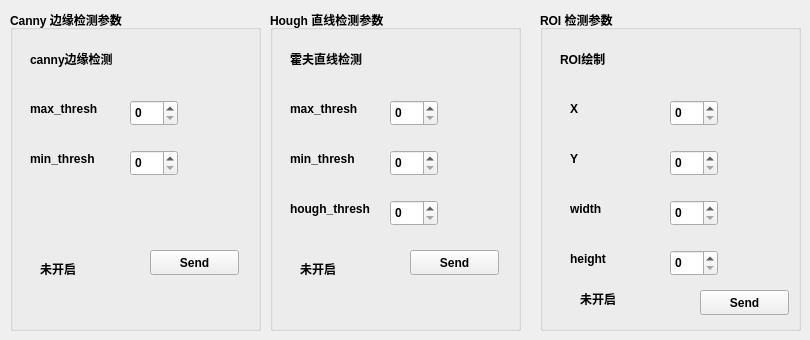
                 <widget class="QWidget" name="tab">
                  <attribute name="title">
                   <string>机器视觉处理</string>
                  </attribute>
                  <widget class="QWidget" name="verticalLayoutWidget">
                   <property name="geometry">
                    <rect>
                     <x>10</x>
                     <y>10</y>
                     <width>251</width>
                     <height>321</height>
                    </rect>
                   </property>
                   <layout class="QVBoxLayout" name="verticalLayout_5">
                    <item>
                     <widget class="QGroupBox" name="groupBox_4">
                      <property name="font">
                       <font>
                        <weight>75</weight>
                        <bold>true</bold>
                       </font>
                      </property>
                      <property name="title">
                       <string>Canny 边缘检测参数</string>
                      </property>
                      <widget class="QLabel" name="label_3">
                       <property name="geometry">
                        <rect>
                         <x>20</x>
                         <y>40</y>
                         <width>111</width>
                         <height>17</height>
                        </rect>
                       </property>
                       <property name="text">
                        <string>canny边缘检测</string>
                       </property>
                      </widget>
                      <widget class="QWidget" name="horizontalLayoutWidget_2">
                       <property name="geometry">
                        <rect>
                         <x>140</x>
                         <y>30</y>
                         <width>81</width>
                         <height>31</height>
                        </rect>
                       </property>
                       <layout class="QHBoxLayout" name="horizontalLayout_canny"/>
                      </widget>
                      <widget class="QPushButton" name="pushButton_canny">
                       <property name="geometry">
                        <rect>
                         <x>140</x>
                         <y>240</y>
                         <width>89</width>
                         <height>25</height>
                        </rect>
                       </property>
                       <property name="text">
                        <string>Send</string>
                       </property>
                      </widget>
                      <widget class="QSpinBox" name="spinBox_canny_max">
                       <property name="geometry">
                        <rect>
                         <x>120</x>
                         <y>90</y>
                         <width>48</width>
                         <height>26</height>
                        </rect>
                       </property>
                      </widget>
                      <widget class="QSpinBox" name="spinBox_canny_min">
                       <property name="geometry">
                        <rect>
                         <x>120</x>
                         <y>140</y>
                         <width>48</width>
                         <height>26</height>
                        </rect>
                       </property>
                      </widget>
                      <widget class="QLabel" name="label_4">
                       <property name="geometry">
                        <rect>
                         <x>20</x>
                         <y>90</y>
                         <width>91</width>
                         <height>17</height>
                        </rect>
                       </property>
                       <property name="text">
                        <string>max_thresh</string>
                       </property>
                      </widget>
                      <widget class="QLabel" name="label_6">
                       <property name="geometry">
                        <rect>
                         <x>20</x>
                         <y>140</y>
                         <width>101</width>
                         <height>17</height>
                        </rect>
                       </property>
                       <property name="text">
                        <string>min_thresh</string>
                       </property>
                      </widget>
                      <widget class="QLabel" name="label_canny_status">
                       <property name="geometry">
                        <rect>
                         <x>30</x>
                         <y>250</y>
                         <width>67</width>
                         <height>17</height>
                        </rect>
                       </property>
                       <property name="text">
                        <string>未开启</string>
                       </property>
                      </widget>
                     </widget>
                    </item>
                   </layout>
                  </widget>
                  <widget class="QWidget" name="horizontalLayoutWidget">
                   <property name="geometry">
                    <rect>
                     <x>270</x>
                     <y>10</y>
                     <width>251</width>
                     <height>321</height>
                    </rect>
                   </property>
                   <layout class="QHBoxLayout" name="horizontalLayout_2">
                    <item>
                     <widget class="QGroupBox" name="groupBox_3">
                      <property name="font">
                       <font>
                        <weight>75</weight>
                        <bold>true</bold>
                       </font>
                      </property>
                      <property name="title">
                       <string>Hough 直线检测参数</string>
                      </property>
                      <widget class="QLabel" name="label_5">
                       <property name="geometry">
                        <rect>
                         <x>20</x>
                         <y>40</y>
                         <width>91</width>
                         <height>17</height>
                        </rect>
                       </property>
                       <property name="text">
                        <string>霍夫直线检测</string>
                       </property>
                      </widget>
                      <widget class="QWidget" name="horizontalLayoutWidget_4">
                       <property name="geometry">
                        <rect>
                         <x>120</x>
                         <y>30</y>
                         <width>81</width>
                         <height>31</height>
                        </rect>
                       </property>
                       <layout class="QHBoxLayout" name="horizontalLayout_hough"/>
                      </widget>
                      <widget class="QPushButton" name="pushButton_hough">
                       <property name="geometry">
                        <rect>
                         <x>140</x>
                         <y>240</y>
                         <width>89</width>
                         <height>25</height>
                        </rect>
                       </property>
                       <property name="text">
                        <string>Send</string>
                       </property>
                      </widget>
                      <widget class="QLabel" name="label_11">
                       <property name="geometry">
                        <rect>
                         <x>20</x>
                         <y>140</y>
                         <width>101</width>
                         <height>17</height>
                        </rect>
                       </property>
                       <property name="text">
                        <string>min_thresh</string>
                       </property>
                      </widget>
                      <widget class="QLabel" name="label_7">
                       <property name="geometry">
                        <rect>
                         <x>20</x>
                         <y>90</y>
                         <width>91</width>
                         <height>17</height>
                        </rect>
                       </property>
                       <property name="text">
                        <string>max_thresh</string>
                       </property>
                      </widget>
                      <widget class="QSpinBox" name="spinBox_hough_min">
                       <property name="geometry">
                        <rect>
                         <x>120</x>
                         <y>140</y>
                         <width>48</width>
                         <height>26</height>
                        </rect>
                       </property>
                      </widget>
                      <widget class="QSpinBox" name="spinBox_hough_max">
                       <property name="geometry">
                        <rect>
                         <x>120</x>
                         <y>90</y>
                         <width>48</width>
                         <height>26</height>
                        </rect>
                       </property>
                      </widget>
                      <widget class="QLabel" name="label_12">
                       <property name="geometry">
                        <rect>
                         <x>20</x>
                         <y>190</y>
                         <width>101</width>
                         <height>17</height>
                        </rect>
                       </property>
                       <property name="text">
                        <string>hough_thresh</string>
                       </property>
                      </widget>
                      <widget class="QSpinBox" name="spinBox_hough_hough">
                       <property name="geometry">
                        <rect>
                         <x>120</x>
                         <y>190</y>
                         <width>48</width>
                         <height>26</height>
                        </rect>
                       </property>
                      </widget>
                      <widget class="QLabel" name="label_hough_status">
                       <property name="geometry">
                        <rect>
                         <x>30</x>
                         <y>250</y>
                         <width>67</width>
                         <height>17</height>
                        </rect>
                       </property>
                       <property name="text">
                        <string>未开启</string>
                       </property>
                      </widget>
                     </widget>
                    </item>
                   </layout>
                  </widget>
                  <widget class="QWidget" name="horizontalLayoutWidget_3">
                   <property name="geometry">
                    <rect>
                     <x>540</x>
                     <y>10</y>
                     <width>261</width>
                     <height>321</height>
                    </rect>
                   </property>
                   <layout class="QHBoxLayout" name="horizontalLayout_5">
                    <item>
                     <widget class="QGroupBox" name="groupBox_5">
                      <property name="font">
                       <font>
                        <weight>75</weight>
                        <bold>true</bold>
                       </font>
                      </property>
                      <property name="title">
                       <string>ROI 检测参数</string>
                      </property>
                      <widget class="QLabel" name="label_14">
                       <property name="geometry">
                        <rect>
                         <x>20</x>
                         <y>40</y>
                         <width>91</width>
                         <height>17</height>
                        </rect>
                       </property>
                       <property name="text">
                        <string>ROI绘制</string>
                       </property>
                      </widget>
                      <widget class="QWidget" name="horizontalLayoutWidget_5">
                       <property name="geometry">
                        <rect>
                         <x>120</x>
                         <y>30</y>
                         <width>81</width>
                         <height>31</height>
                        </rect>
                       </property>
                       <layout class="QHBoxLayout" name="horizontalLayout_ROI"/>
                      </widget>
                      <widget class="QSpinBox" name="spinBox_ROI_y">
                       <property name="geometry">
                        <rect>
                         <x>130</x>
                         <y>140</y>
                         <width>48</width>
                         <height>26</height>
                        </rect>
                       </property>
                      </widget>
                      <widget class="QSpinBox" name="spinBox_ROI_w">
                       <property name="geometry">
                        <rect>
                         <x>130</x>
                         <y>190</y>
                         <width>48</width>
                         <height>26</height>
                        </rect>
                       </property>
                      </widget>
                      <widget class="QLabel" name="label_16">
                       <property name="geometry">
                        <rect>
                         <x>30</x>
                         <y>140</y>
                         <width>101</width>
                         <height>17</height>
                        </rect>
                       </property>
                       <property name="text">
                        <string>Y</string>
                       </property>
                      </widget>
                      <widget class="QLabel" name="label_17">
                       <property name="geometry">
                        <rect>
                         <x>30</x>
                         <y>90</y>
                         <width>91</width>
                         <height>17</height>
                        </rect>
                       </property>
                       <property name="text">
                        <string>X</string>
                       </property>
                      </widget>
                      <widget class="QLabel" name="label_15">
                       <property name="geometry">
                        <rect>
                         <x>30</x>
                         <y>190</y>
                         <width>101</width>
                         <height>17</height>
                        </rect>
                       </property>
                       <property name="text">
                        <string>width</string>
                       </property>
                      </widget>
                      <widget class="QSpinBox" name="spinBox_ROI_x">
                       <property name="geometry">
                        <rect>
                         <x>130</x>
                         <y>90</y>
                         <width>48</width>
                         <height>26</height>
                        </rect>
                       </property>
                      </widget>
                      <widget class="QSpinBox" name="spinBox_ROI_h">
                       <property name="geometry">
                        <rect>
                         <x>130</x>
                         <y>240</y>
                         <width>48</width>
                         <height>26</height>
                        </rect>
                       </property>
                      </widget>
                      <widget class="QLabel" name="label_21">
                       <property name="geometry">
                        <rect>
                         <x>30</x>
                         <y>240</y>
                         <width>101</width>
                         <height>17</height>
                        </rect>
                       </property>
                       <property name="text">
                        <string>height</string>
                       </property>
                      </widget>
                      <widget class="QPushButton" name="pushButton_ROI">
                       <property name="geometry">
                        <rect>
                         <x>160</x>
                         <y>280</y>
                         <width>89</width>
                         <height>25</height>
                        </rect>
                       </property>
                       <property name="text">
                        <string>Send</string>
                       </property>
                      </widget>
                      <widget class="QLabel" name="label_ROI_status">
                       <property name="geometry">
                        <rect>
                         <x>40</x>
                         <y>280</y>
                         <width>67</width>
                         <height>17</height>
                        </rect>
                       </property>
                       <property name="text">
                        <string>未开启</string>
                       </property>
                      </widget>
                     </widget>
                    </item>
                   </layout>
                  </widget>
                 </widget>
